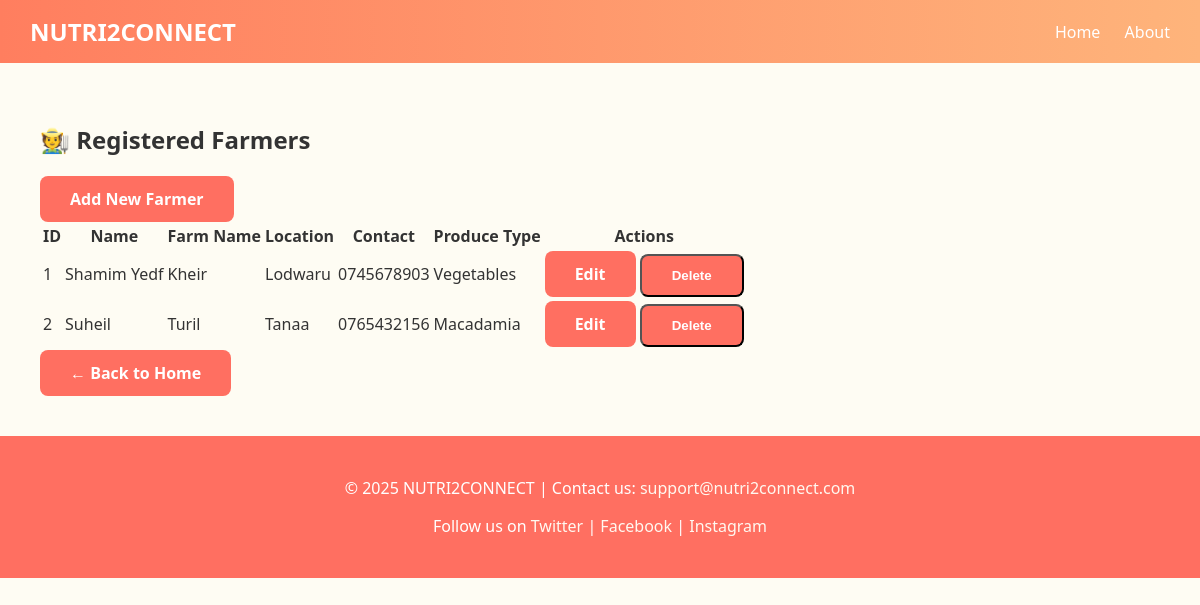
/farmers/, run on an earlier commit of the app's database.
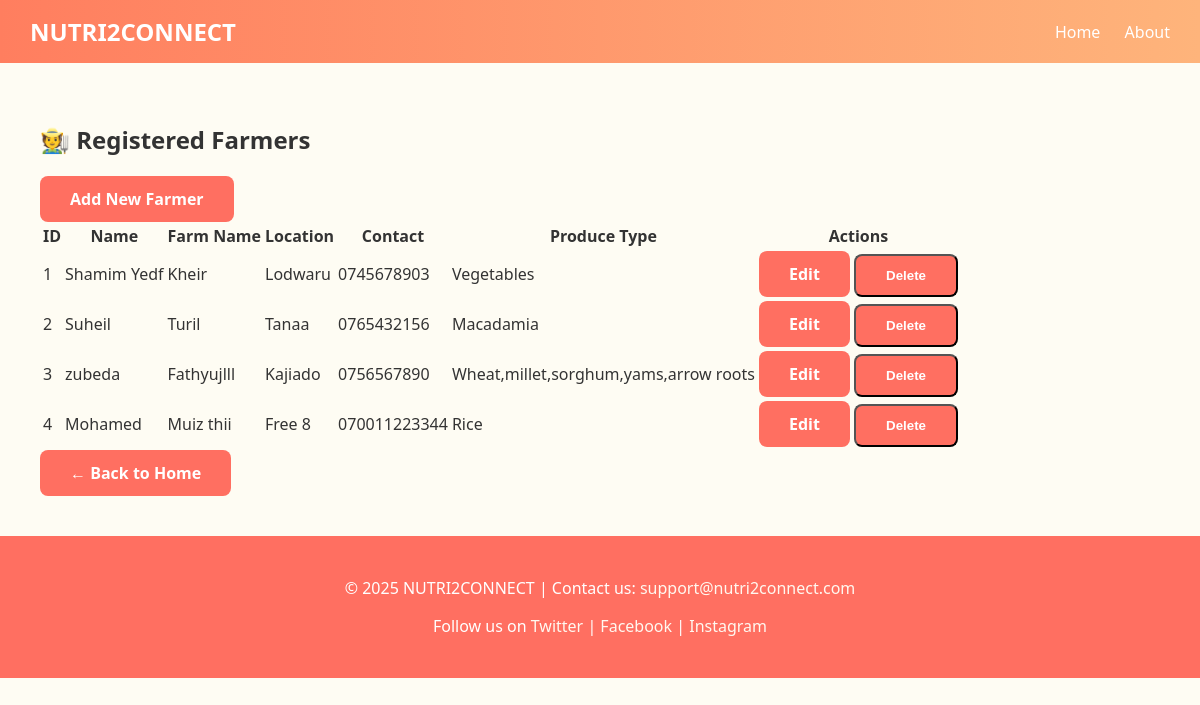
And on a later commit of the database.
### nutriconnect/models.py (models this page shows, shortened)
class Farmer(models.Model):
    name = models.CharField(max_length=100)
    farm_name = models.CharField(max_length=100)
    location = models.CharField(max_length=100)
    contact = models.CharField(max_length=15)
    produce_type = models.CharField(max_length=100)

### nutriconnect/views.py (the view)
# urls.py: path('farmers/', views.farmer_list, name='farmer_list'),
def farmer_list(request):
    farmers = Farmer.objects.all()
    return render(request, 'nutriconnect/farmer_list.html', {'farmers': farmers})

### nutriconnect/templates/nutriconnect/farmer_list.html (shortened to what this page needs)
{% extends 'nutriconnect/base.html' %}
{% block content %}
<div class="container mt-5">
    <h2 class="mb-4 text-success">🧑‍🌾 Registered Farmers</h2>
    <a href="{% url 'farmer_create' %}" class="btn btn-success mb-4 shadow-sm">
         Add New Farmer
    </a>
    <div class="table-responsive">
        <table class="table table-bordered table-hover table-striped">
            <thead class="table-success">
                <tr>
                    <th>ID</th>
                    <th>Name</th>
                    <th>Farm Name</th>
                    <th>Location</th>
                    <th>Contact</th>
                    <th>Produce Type</th>
                    <th class="text-center">Actions</th>
                </tr>
            </thead>
            <tbody>
            {% for farmer in farmers %}
                <tr>
                    <td>{{ farmer.id }}</td>
                    <td>{{ farmer.name }}</td>
                    <td>{{ farmer.farm_name }}</td>
                    <td>{{ farmer.location }}</td>
                    <td>{{ farmer.contact }}</td>
                    <td>{{ farmer.produce_type }}</td>
                    <td class="text-center">
                        <a href="{% url 'farmer_update' farmer.id %}" class="btn btn-sm btn-outline-primary me-2">Edit</a>
                        <form action="{% url 'farmer_delete' farmer.id %}" method="post" style="display:inline;">
                            <button type="submit" class="btn btn-sm btn-outline-danger" onclick="return confirm('Confirm deletion of {{ farmer.name }}?');">
                                Delete
                            </button>
                        </form>
                    </td>
                </tr>
            {% empty %}
                <tr>
                    <td colspan="7" class="text-center text-muted">No farmers found. Start by adding a new farmer!</td>
                </tr>
            {% endfor %}
            </tbody>
        </table>
    </div>
    <a href="{% url 'home' %}" class="btn btn-secondary mt-3">← Back to Home</a>
</div>
{% endblock %}

What changed in the data, as far as the page shows it:
added Farmer: id "3", name "zubeda", farm_name "Fathyujlll", location "Kajiado", contact "0756567890", produce_type "Wheat,millet,sorghum,yams,arrow roots"
added Farmer: id "4", name "Mohamed", farm_name "Muiz thii", location "Free 8", contact "070011223344", produce_type "Rice"
